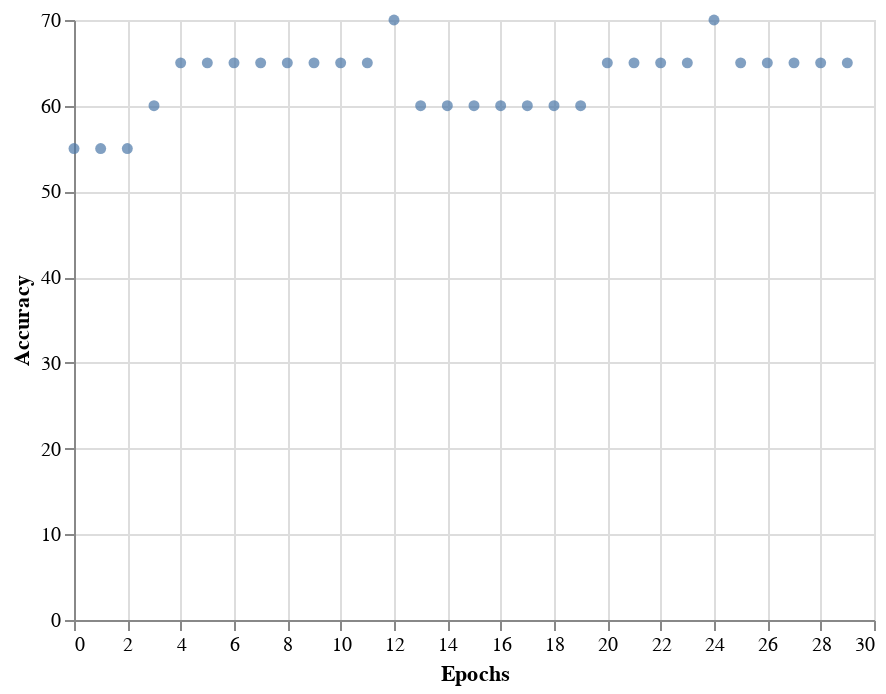

Notebook cell for this chart:
### Code cell
chart = alt.Chart(AlexNetClassifier).mark_circle().encode(
    x='Epochs',
    y = 'Accuracy'
)
chart

### Figure 1 — Vega-Lite specification as saved in the notebook (floating-point values rounded to 4 significant figures)
{"config": {"view": {"continuousWidth": 400, "continuousHeight": 300}}, "data": {"name": "data-53d38a0f7e8e0ea440cfaa540f18c1e3"}, "mark": "circle", "encoding": {"x": {"field": "Epochs", "type": "quantitative"}, "y": {"field": "Accuracy", "type": "quantitative"}}, "$schema": "https://vega.github.io/schema/vega-lite/v4.17.0.json", "datasets": {"data-53d38a0f7e8e0ea440cfaa540f18c1e3": [{"Epochs": 0, "Accuracy": 55.0, "Learning Rate": 0.001}, {"Epochs": 1, "Accuracy": 55.0, "Learning Rate": 0.001}, {"Epochs": 2, "Accuracy": 55.0, "Learning Rate": 0.001}, {"Epochs": 3, "Accuracy": 60.0, "Learning Rate": 0.001}, {"Epochs": 4, "Accuracy": 65.0, "Learning Rate": 0.001}, {"Epochs": 5, "Accuracy": 65.0, "Learning Rate": 0.001}, {"Epochs": 6, "Accuracy": 65.0, "Learning Rate": 0.001}, {"Epochs": 7, "Accuracy": 65.0, "Learning Rate": 0.001}, {"Epochs": 8, "Accuracy": 65.0, "Learning Rate": 0.001}, {"Epochs": 9, "Accuracy": 65.0, "Learning Rate": 0.001}, {"Epochs": 10, "Accuracy": 65.0, "Learning Rate": 0.001}, {"Epochs": 11, "Accuracy": 65.0, "Learning Rate": 0.001}, {"Epochs": 12, "Accuracy": 70.0, "Learning Rate": 0.001}, {"Epochs": 13, "Accuracy": 60.0, "Learning Rate": 0.001}, {"Epochs": 14, "Accuracy": 60.0, "Learning Rate": 0.001}, {"Epochs": 15, "Accuracy": 60.0, "Learning Rate": 0.001}, {"Epochs": 16, "Accuracy": 60.0, "Learning Rate": 0.001}, {"Epochs": 17, "Accuracy": 60.0, "Learning Rate": 0.001}, {"Epochs": 18, "Accuracy": 60.0, "Learning Rate": 0.001}, {"Epochs": 19, "Accuracy": 60.0, "Learning Rate": 0.001}, {"Epochs": 20, "Accuracy": 65.0, "Learning Rate": 0.001}, {"Epochs": 21, "Accuracy": 65.0, "Learning Rate": 0.001}, {"Epochs": 22, "Accuracy": 65.0, "Learning Rate": 0.001}, {"Epochs": 23, "Accuracy": 65.0, "Learning Rate": 0.001}, {"Epochs": 24, "Accuracy": 70.0, "Learning Rate": 0.001}, {"Epochs": 25, "Accuracy": 65.0, "Learning Rate": 0.001}, {"Epochs": 26, "Accuracy": 65.0, "Learning Rate": 0.001}, {"Epochs": 27, "Accuracy": 65.0, "Learning Rate": 0.001}, {"Epochs": 28, "Accuracy": 65.0, "Learning Rate": 0.001}, {"Epochs": 29, "Accuracy": 65.0, "Learning Rate": 0.001}]}}
